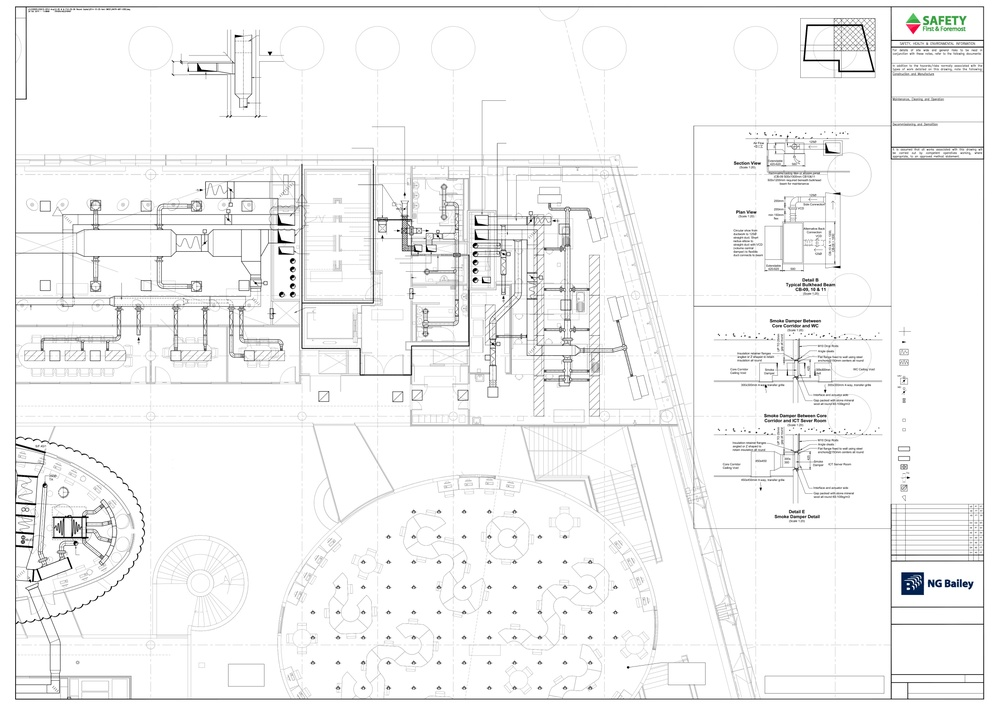
#> input picture RoomSplit/resources/34676-M57-0302_Iss7_removed_text.jpg, 999 x 706 px, shrunk from 4494 x 3179 before the run
$ python preProcessRoom.py
#> lines starting #> are read from the running program, lines starting #| are printed output that depends on the picture; after the words box and inside, x2 and y2 are one past the last pixel; in counts of white or black regions, pixels touching at a corner belong together
# Import packages
import cv2
import numpy as np
import sys

# This is needed since the notebook is stored in the object_detection folder.
sys.path.append("..")

# Name of the directory containing the object detection module we're using
MODEL_NAME = 'inference_graph'
IMAGE_NAME = '../resources/34676-M57-0302_Iss7_removed_text.jpg'
# Remove Small Items
im_gray = cv2.imread(IMAGE_NAME, cv2.IMREAD_GRAYSCALE)
#> im_gray: shape (706, 999); min 0, max 255, mean 245.2


# (thresh, im_bw) = cv2.threshold(im_gray, 128, 255, cv2.THRESH_BINARY | cv2.THRESH_OTSU)

# MorphologicalTransform
kernel = np.ones((2, 2), np.uint8)


im_gray = cv2.dilate(im_gray, kernel)
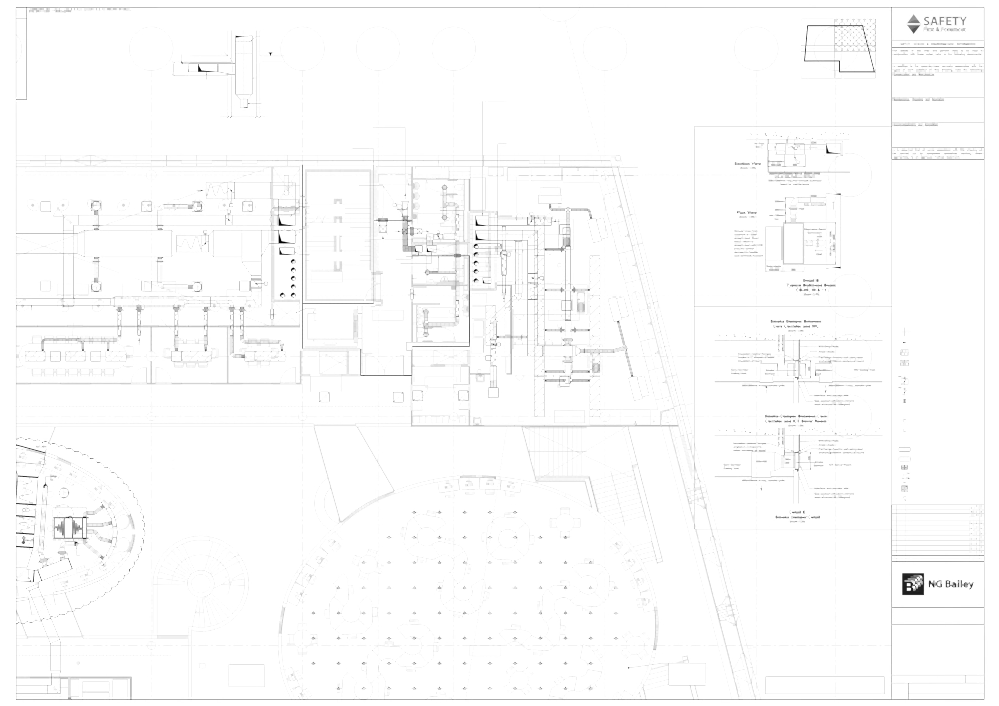
#> im_gray: shape (706, 999); min 2, max 255, mean 251.8
im_gray = cv2.erode(im_gray, kernel, iterations=2)
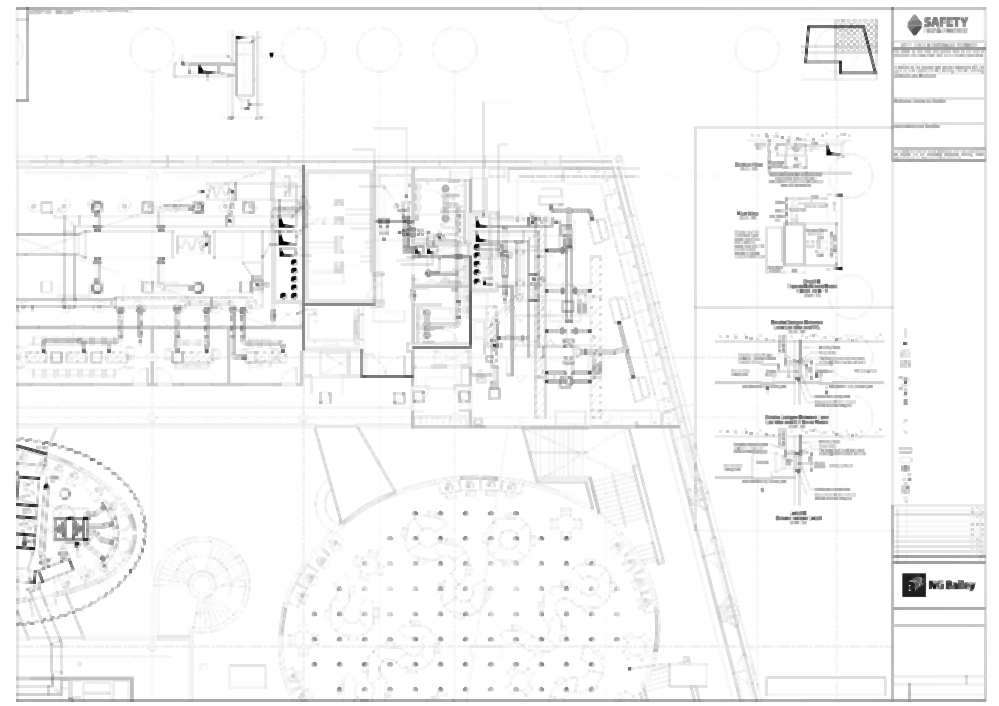
#> im_gray: shape (706, 999); min 2, max 255, mean 245.7

# cv2.fastNlMeansDenoising(im_gray, im_gray, 10, 7, 21)

# im_gray = inverse_color(im_gray)
thresh = 100
im_gray[im_gray < 120] = 255
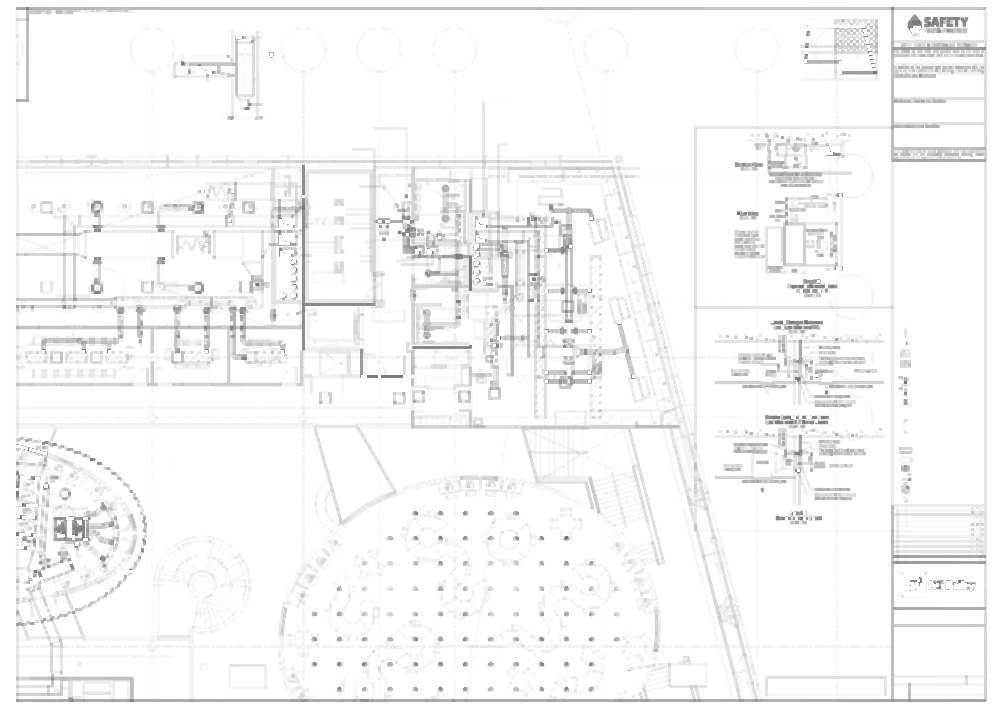
#> im_gray: shape (706, 999); 0.46% of pixels changed, all inside (x1, y1, x2, y2) = (16, 25, 975, 670)
# im_gray[im_gray > 170] = 255

im_bw = cv2.threshold(im_gray, thresh, 255, cv2.THRESH_BINARY)[1]
#> im_bw: shape (706, 999); every value is 255

# find all your connected components
nb_components, output, stats, centroids = cv2.connectedComponentsWithStats(im_bw, connectivity=8)
#> output: shape (706, 999) int32; every value is 1
#> nb_components = 2; stats = [[-1, 2147483647, 0, 0, 0], [0, 0, 999, 706, 705294]]; centroids = [[nan, nan], [499, 352.5]]
# connectedComponentswithStats yields every seperated component with information on each of them, such as size
# the following part is just taking out the background which is also considered a component, but most of the time we don't want that.
sizes = stats[1:, -1]
#> sizes = [705294]
nb_components = nb_components - 1
#> nb_components = 1

# minimum size of particles we want to keep (number of pixels)
# here, it's a fixed value, but you can set it as you want, eg the mean of the sizes or whatever
min_size = 150

# your answer image
img2 = np.zeros((output.shape))
# for every component in the image, you keep it only if it's above min_size
for i in range(0, nb_components):
    if sizes[i] >= min_size:
        img2[output == i + 1] = 255
#> img2: shape (706, 999) float64; every value is 255

cv2.imshow('room detector', img2)
# MorphologicalTransform
kernel = np.ones((5, 5), np.uint8)
dilation = cv2.dilate(img2, kernel)
erosion = cv2.erode(img2, kernel, iterations=6)

# cv2.imshow("img2", img2)
cv2.imshow("Dilation", dilation)
# cv2.imwrite("Dilation.jpg", dilation)
cv2.imshow("Erosion", erosion)

# Press any key to close the image
cv2.waitKey(0)

# Clean up
cv2.destroyAllWindows()

$ run again, with RoomSplit/resources/rooms-initial.png saved as RoomSplit/resources/34676-M57-0302_Iss7_removed_text.jpg
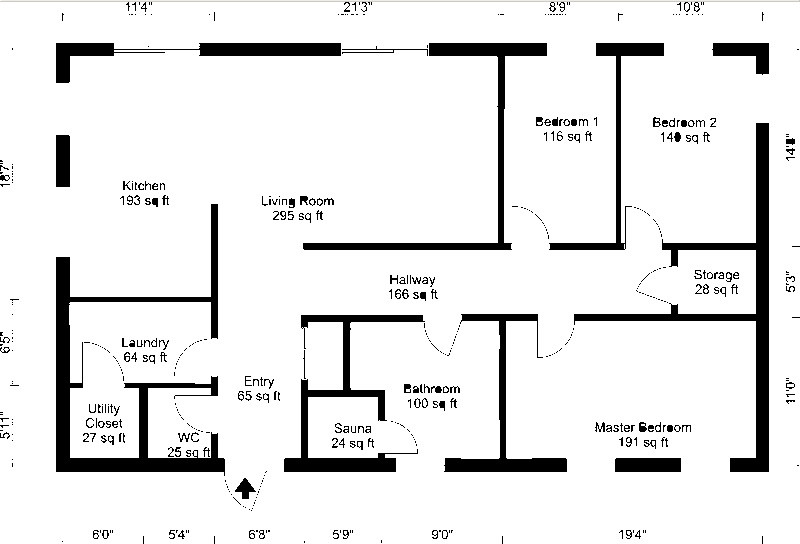
#> input picture RoomSplit/resources/rooms-initial.png, 800 x 544 px
#> `im_gray = cv2.erode(im_gray, kernel, iterations=2)`:
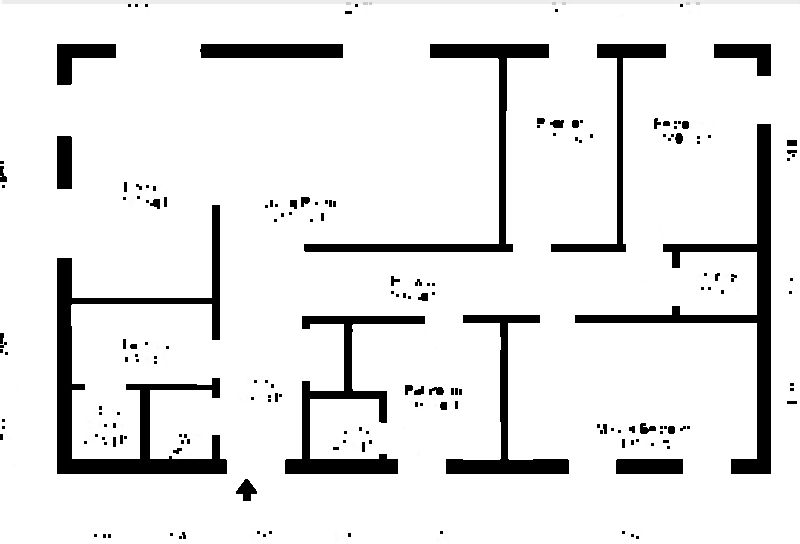
#> im_gray: shape (544, 800); min 0, max 255, mean 230.3
#> `im_gray[im_gray < 120] = 255`:
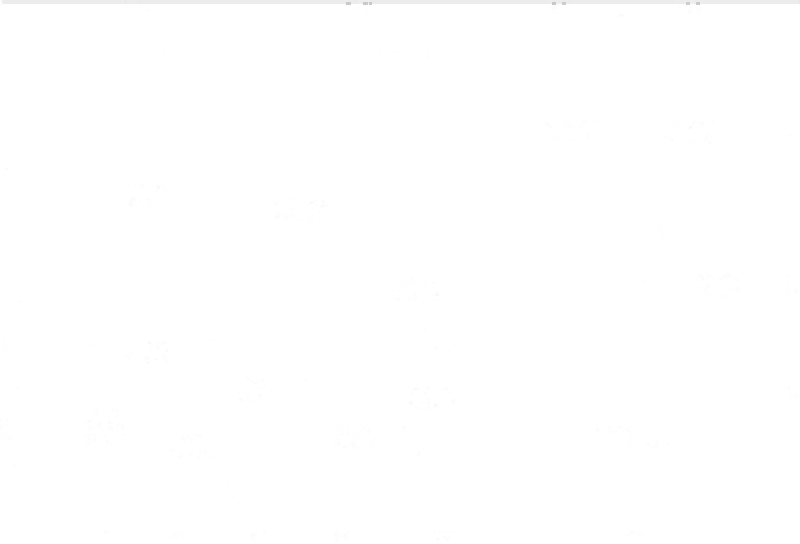
#> im_gray: shape (544, 800); 9.64% of pixels changed, all inside (x1, y1, x2, y2) = (0, 4, 797, 539)
#> im_bw: shape (544, 800); every value is 255
#> output: shape (544, 800) int32; every value is 1
#> `nb_components, output, stats, centroids = cv2.connectedComponentsWithS..`: nb_components = 2; stats = [[-1, 2147483647, 0, 0, 0], [0, 0, 800, 544, 435200]]; centroids = [[nan, nan], [399.5, 271.5]]
#> sizes = [435200]
#> `nb_components = nb_components - 1`: nb_components = 1

$ run again, with RoomSplit/resources/rooms.png saved as RoomSplit/resources/34676-M57-0302_Iss7_removed_text.jpg
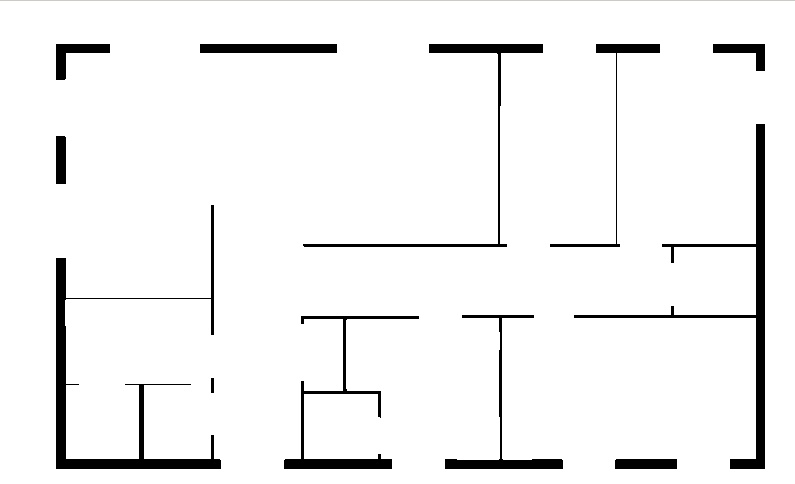
#> input picture RoomSplit/resources/rooms.png, 795 x 484 px
#> `im_gray = cv2.erode(im_gray, kernel, iterations=2)`:
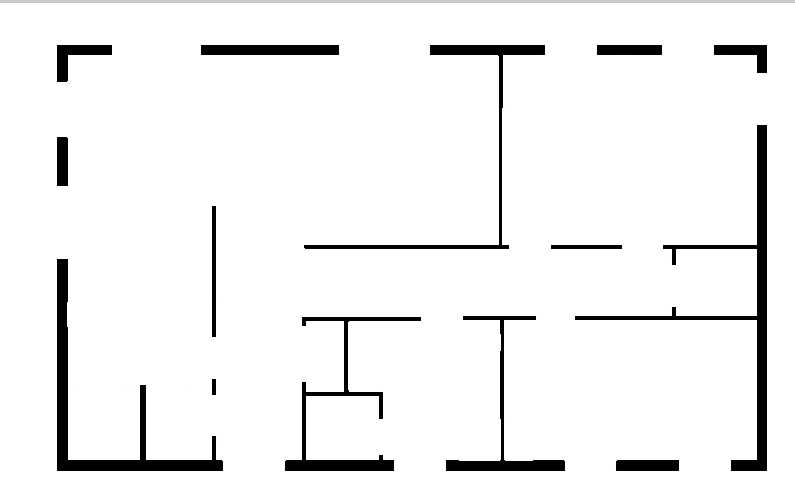
#> im_gray: shape (484, 795); min 0, max 255, mean 239.7
#> `im_gray[im_gray < 120] = 255`:
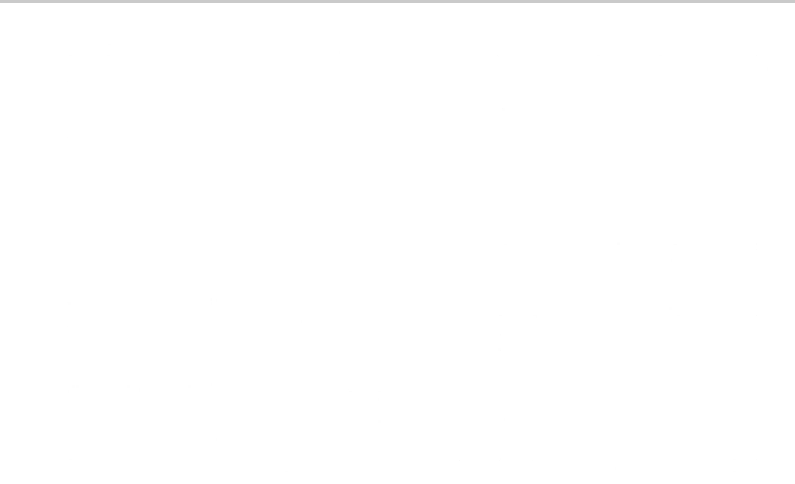
#> im_gray: shape (484, 795); 5.86% of pixels changed, all inside (x1, y1, x2, y2) = (57, 45, 767, 471)
#> im_bw: shape (484, 795); every value is 255
#> output: shape (484, 795) int32; every value is 1
#> `nb_components, output, stats, centroids = cv2.connectedComponentsWithS..`: nb_components = 2; stats = [[-1, 2147483647, 0, 0, 0], [0, 0, 795, 484, 384780]]; centroids = [[nan, nan], [397, 241.5]]
#> sizes = [384780]
#> `nb_components = nb_components - 1`: nb_components = 1
